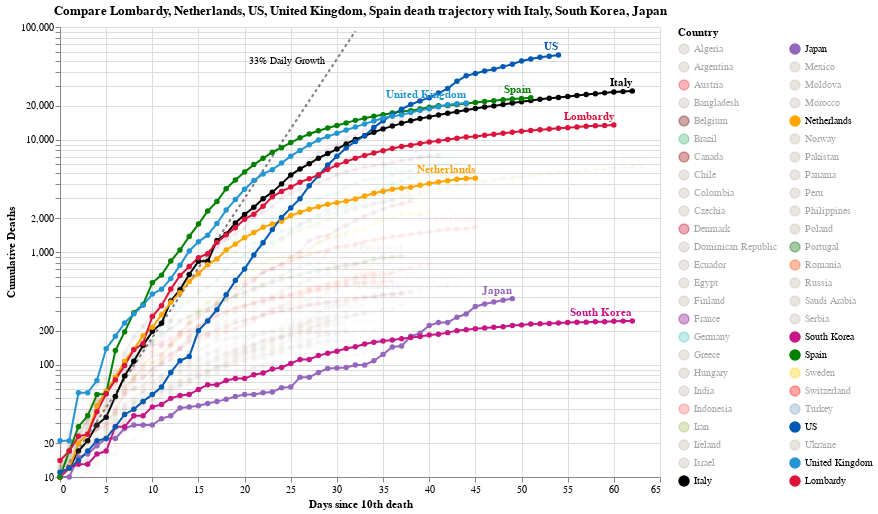

Write notebook code for a chart like this one.
### Code cell
#hide_input
chart2 = make_since_chart(['Lombardy', 'Netherlands', 'US', 'United Kingdom', 'Spain'])
chart2

### Figure 1 — Vega-Lite specification as saved in the notebook (floating-point values rounded to 4 significant figures; data arrays with more than 128 entries replaced by an {"elided": "..."} marker saying what was removed)
{"config": {"view": {"continuousWidth": 400, "continuousHeight": 300}}, "layer": [{"mark": {"type": "line", "color": "black", "opacity": 0.5, "strokeDash": [3, 3]}, "encoding": {"x": {"type": "quantitative", "field": "Days since 10th death"}, "y": {"type": "quantitative", "field": "Confirmed Cases"}}}, {"mark": {"type": "text", "align": "right", "dx": -30, "dy": 30, "fontSize": 10, "text": "33% Daily Growth"}, "encoding": {"x": {"type": "quantitative", "field": "Days since 10th death"}, "y": {"type": "quantitative", "field": "Confirmed Cases"}}, "transform": [{"filter": "(datum['Days since 10th death'] >= 32)"}]}, {"data": {"name": "data-26c67e37831bf126f5133336582368fe"}, "mark": {"type": "line", "point": true}, "encoding": {"color": {"type": "nominal", "field": "Country", "legend": {"columns": 2, "symbolLimit": 100}, "scale": {"domain": ["Algeria", "Argentina", "Austria", "Bangladesh", "Belgium", "Brazil", "Canada", "Chile", "Colombia", "Czechia", "Denmark", "Dominican Republic", "Ecuador", "Egypt", "Finland", "France", "Germany", "Greece", "Hungary", "India", "Indonesia", "Iran", "Ireland", "Israel", "Italy", "Japan", "Mexico", "Moldova", "Morocco", "Netherlands", "Norway", "Pakistan", "Panama", "Peru", "Philippines", "Poland", "Portugal", "Romania", "Russia", "Saudi Arabia", "Serbia", "South Korea", "Spain", "Sweden", "Switzerland", "Turkey", "US", "Ukraine", "United Kingdom", "Lombardy"], "range": ["#C1B7AD", "#C1B7AD", "#ED2939", "#C1B7AD", "#6f0000", "mediumseagreen", "#990000", "#C1B7AD", "#C1B7AD", "#C1B7AD", "#C60C30", "#C1B7AD", "#C1B7AD", "#C1B7AD", "#C1B7AD", "purple", "#4DC6BD", "#C1B7AD", "#C1B7AD", "#C1B7AD", "#FF6666", "#A1BA59", "#C1B7AD", "#C1B7AD", "black", "#9467bd", "#C1B7AD", "#C1B7AD", "#C1B7AD", "orange", "#C1B7AD", "#C1B7AD", "#C1B7AD", "#C1B7AD", "#C1B7AD", "#C1B7AD", "#006600", "#FF4500", "#C1B7AD", "#C1B7AD", "#C1B7AD", "#C71585", "green", "#FFCD00", "#ff0000", "#7499c7", "#0059B3", "#C1B7AD", "#2495D3", "#DC143C"]}}, "opacity": {"condition": {"value": 1, "selection": "selector003"}, "value": 0.05}, "tooltip": [{"type": "nominal", "field": "Country"}, {"type": "temporal", "field": "Date"}, {"type": "quantitative", "field": "Confirmed Cases"}, {"type": "quantitative", "field": "Days since 10th death"}], "x": {"type": "quantitative", "field": "Days since 10th death"}, "y": {"type": "quantitative", "axis": {"title": "Cumulative Deaths"}, "field": "Confirmed Cases", "scale": {"type": "log"}}}, "height": 450, "selection": {"selector003": {"type": "multi", "fields": ["Country"], "bind": "legend", "init": [{"Country": "Lombardy"}, {"Country": "Netherlands"}, {"Country": "US"}, {"Country": "United Kingdom"}, {"Country": "Spain"}, {"Country": "Italy"}, {"Country": "South Korea"}, {"Country": "Japan"}]}}, "width": 600}, {"data": {"name": "data-26c67e37831bf126f5133336582368fe"}, "mark": {"type": "text", "align": "right", "dy": -8, "fontWeight": "bold"}, "encoding": {"color": {"type": "nominal", "field": "Country", "legend": {"columns": 2, "symbolLimit": 100}, "scale": {"domain": ["Algeria", "Argentina", "Austria", "Bangladesh", "Belgium", "Brazil", "Canada", "Chile", "Colombia", "Czechia", "Denmark", "Dominican Republic", "Ecuador", "Egypt", "Finland", "France", "Germany", "Greece", "Hungary", "India", "Indonesia", "Iran", "Ireland", "Israel", "Italy", "Japan", "Mexico", "Moldova", "Morocco", "Netherlands", "Norway", "Pakistan", "Panama", "Peru", "Philippines", "Poland", "Portugal", "Romania", "Russia", "Saudi Arabia", "Serbia", "South Korea", "Spain", "Sweden", "Switzerland", "Turkey", "US", "Ukraine", "United Kingdom", "Lombardy"], "range": ["#C1B7AD", "#C1B7AD", "#ED2939", "#C1B7AD", "#6f0000", "mediumseagreen", "#990000", "#C1B7AD", "#C1B7AD", "#C1B7AD", "#C60C30", "#C1B7AD", "#C1B7AD", "#C1B7AD", "#C1B7AD", "purple", "#4DC6BD", "#C1B7AD", "#C1B7AD", "#C1B7AD", "#FF6666", "#A1BA59", "#C1B7AD", "#C1B7AD", "black", "#9467bd", "#C1B7AD", "#C1B7AD", "#C1B7AD", "orange", "#C1B7AD", "#C1B7AD", "#C1B7AD", "#C1B7AD", "#C1B7AD", "#C1B7AD", "#006600", "#FF4500", "#C1B7AD", "#C1B7AD", "#C1B7AD", "#C71585", "green", "#FFCD00", "#ff0000", "#7499c7", "#0059B3", "#C1B7AD", "#2495D3", "#DC143C"]}}, "opacity": {"condition": {"value": 1, "selection": "selector003"}, "value": 0.05}, "text": {"type": "nominal", "field": "Country"}, "tooltip": [{"type": "nominal", "field": "Country"}, {"type": "temporal", "field": "Date"}, {"type": "quantitative", "field": "Confirmed Cases"}, {"type": "quantitative", "field": "Days since 10th death"}], "x": {"type": "quantitative", "field": "Days since 10th death"}, "y": {"type": "quantitative", "axis": {"title": "Cumulative Deaths"}, "field": "Confirmed Cases", "scale": {"type": "log"}}}, "height": 450, "transform": [{"filter": "(datum['Date'] >= 1587945600000)"}], "width": 600}], "data": {"name": "data-0a6188da4b4d8d0acbf23ae2b2e41aa8"}, "title": "Compare Lombardy, Netherlands, US, United Kingdom, Spain death trajectory with Italy, South Korea, Japan", "$schema": "https://vega.github.io/schema/vega-lite/v4.8.1.json", "datasets": {"data-0a6188da4b4d8d0acbf23ae2b2e41aa8": [{"Days since 10th death": 0, "Confirmed Cases": 10.0}, {"Days since 10th death": 1, "Confirmed Cases": 13.3}, {"Days since 10th death": 2, "Confirmed Cases": 17.69}, {"Days since 10th death": 3, "Confirmed Cases": 23.53}, {"Days since 10th death": 4, "Confirmed Cases": 31.29}, {"Days since 10th death": 5, "Confirmed Cases": 41.62}, {"Days since 10th death": 6, "Confirmed Cases": 55.35}, {"Days since 10th death": 7, "Confirmed Cases": 73.61}, {"Days since 10th death": 8, "Confirmed Cases": 97.91}, {"Days since 10th death": 9, "Confirmed Cases": 130.2}, {"Days since 10th death": 10, "Confirmed Cases": 173.2}, {"Days since 10th death": 11, "Confirmed Cases": 230.3}, {"Days since 10th death": 12, "Confirmed Cases": 306.4}, {"Days since 10th death": 13, "Confirmed Cases": 407.4}, {"Days since 10th death": 14, "Confirmed Cases": 541.9}, {"Days since 10th death": 15, "Confirmed Cases": 720.7}, {"Days since 10th death": 16, "Confirmed Cases": 958.6}, {"Days since 10th death": 17, "Confirmed Cases": 1275.0}, {"Days since 10th death": 18, "Confirmed Cases": 1696.0}, {"Days since 10th death": 19, "Confirmed Cases": 2255.0}, {"Days since 10th death": 20, "Confirmed Cases": 2999.0}, {"Days since 10th death": 21, "Confirmed Cases": 3989.0}, {"Days since 10th death": 22, "Confirmed Cases": 5306.0}, {"Days since 10th death": 23, "Confirmed Cases": 7056.0}, {"Days since 10th death": 24, "Confirmed Cases": 9385.0}, {"Days since 10th death": 25, "Confirmed Cases": 12480.0}, {"Days since 10th death": 26, "Confirmed Cases": 16600.0}, {"Days since 10th death": 27, "Confirmed Cases": 22080.0}, {"Days since 10th death": 28, "Confirmed Cases": 29370.0}, {"Days since 10th death": 29, "Confirmed Cases": 39060.0}, {"Days since 10th death": 30, "Confirmed Cases": 51950.0}, {"Days since 10th death": 31, "Confirmed Cases": 69090.0}, {"Days since 10th death": 32, "Confirmed Cases": 91890.0}], "data-26c67e37831bf126f5133336582368fe": {"elided": "1938 records"}}}
